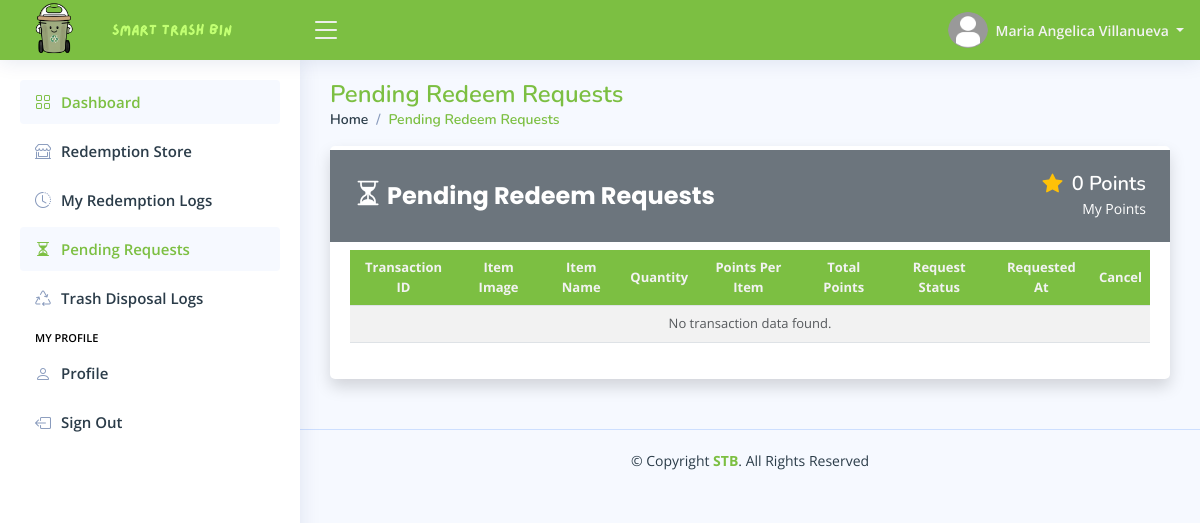
Screenshot of /pages/student/home.php?page=pending-requests (signed in) with the database file from the repository.
### tables this page shows
CREATE TABLE `student_profile_tbl` (
  `tbl_row_id` int(11) NOT NULL,
  `student_lrn` varchar(255) NOT NULL,
  `profile_picture` varchar(255) DEFAULT NULL,
  `date_of_birth` date NOT NULL,
  `gender` enum('Male','Female','Others') DEFAULT 'Others',
  `civil_status` enum('Single','Married','Divorced','Widowed') DEFAULT 'Single',
  `address` varchar(255) NOT NULL,
  `phone_number` varchar(50) NOT NULL,
  `facebook_link` varchar(255) NOT NULL,
  `updated_at` timestamp NOT NULL DEFAULT current_timestamp() ON UPDATE current_timestamp()
);

CREATE TABLE `student_accounts_tbl` (
  `tbl_row_id` int(11) NOT NULL,
  `student_lrn` varchar(255) NOT NULL,
  `student_rfid` varchar(255) DEFAULT NULL,
  `first_name` varchar(100) NOT NULL,
  `middle_name` varchar(100) DEFAULT NULL,
  `last_name` varchar(100) NOT NULL,
  `email_address` varchar(150) NOT NULL,
  `student_password` varchar(255) NOT NULL,
  `role` enum('Student') DEFAULT 'Student',
  `grade_level` enum('Grade 7','Grade 8','Grade 9','Grade 10','Grade 11','Grade 12') DEFAULT NULL,
  `student_points` int(11) NOT NULL DEFAULT 0,
  `reset_password_token` varchar(255) DEFAULT NULL,
  `password_token_expiry` datetime DEFAULT NULL,
  `locked_account` enum('Yes','No') DEFAULT 'No',
  `created_at` timestamp NOT NULL DEFAULT current_timestamp(),
  `updated_at` timestamp NOT NULL DEFAULT current_timestamp() ON UPDATE current_timestamp()
);

### pages/student/pages/pending-requests.php (the view, shortened to what this page needs)
<main id="main" class="main">
    <?php
        include_once "includes/pagetitle.php";
    ?>
    <section class="section">
        <div class="row">
            <div class="col-lg-12">
                <div class="card shadow">
                    <div class="d-flex justify-content-between align-items-center px-4 py-2 bg-secondary mb-2 mt-1">
                        <h5 class="card-title text-white custom-card-title fw-bold">
                            <i class="bi bi-hourglass-split fs-3"></i>
                            Pending Redeem Requests
                        </h5>
                        <div class="text-end text-white">
                            <h5 class="mb-0 fw-semibold">
                                <i class="bi bi-star-fill text-warning me-1"></i>
                                <?php echo $student_points ?? '0'; ?> Points
                            </h5>
                            <small class="text-white"> My Points </small>
                        </div>
                    </div>
                    <div class="card-body">
                        <div class="table-responsive">
                            <table class="table table-striped table-hover datatable custom-table">
                                <thead>
                                    <tr>
                                        <th scope="col"> Transaction ID </th>
                                        <th scope="col"> Item Image </th>
                                        <th scope="col"> Item Name </th>
                                        <th scope="col"> Quantity </th>
                                        <th scope="col"> Points Per Item </th>
                                        <th scope="col"> Total Points </th>
                                        <th scope="col"> Request Status </th>
                                        <th scope="col"> Requested At </th>
                                        <th scope="col"> Cancel </th>
                                    </tr>
                                </thead>
                                <tbody>
                                    <?php
                                    $fetch_pending_requests = $conn->prepare("SELECT
                                                                                tt.*,
                                                                                CONCAT(sa.first_name, ' ', sa.last_name) AS 'redeemed_by',
                                                                                rt.item_image,
                                                                                rt.item_name
                                                                            FROM transactions_tbl tt
                                                                            LEFT JOIN reward_items_tbl rt
                                                                            ON tt.item_redeemed = rt.item_id
                                                                            LEFT JOIN student_accounts_tbl sa
                                                                            ON tt.redeemed_by = sa.student_lrn
                                                                            WHERE tt.redeemed_by = :student_lrn AND tt.redeem_status = :redeem_status
                                                                            ORDER BY tt.requested_at DESC
                                                                            ");
                                    $fetch_pending_requests->execute([":student_lrn" => $student_lrn, ":redeem_status" => "Pending"]);
                                    if ($fetch_pending_requests->rowCount() > 0) {
                                        while ($transaction_data = $fetch_pending_requests->fetch()) {
                                            $item_image = $transaction_data["item_image"];
                                            if (empty($item_image) || !file_exists($item_file_path . $item_image)) {
                                                $item_image = "default-item.png";
                                            }
                                    ?>
                                            <tr>
                                                <td class="fw-bold">
                                                    <?php echo htmlspecialchars($transaction_data["transaction_id"]); ?>
                                                </td>
                                                <td>
                                                    <img
                                                        src="<?php echo htmlspecialchars($item_file_path . $item_image); ?>"
                                                        alt="Item Image"
                                                        class="rounded-circle"
                                                        width="40" height="40">
                                                </td>
                                                <td class="fw-bold">
                                                    <?php echo htmlspecialchars($transaction_data["item_name"]); ?>
                                                </td>
                                                <td class="fw-bold">
                                                    <?php echo htmlspecialchars($transaction_data["item_quantity"]); ?>
                                                </td>
                                                <td class="fw-bold">
                                                    <?php echo htmlspecialchars($transaction_data["points_per_item"]); ?>
                                                </td>
                                                <td class="fw-bold">
                                                    <?php echo htmlspecialchars($transaction_data["total_points"]); ?>
                                                </td>
                                                <td class="fw-bold">
                                                    <span class="badge bg-warning p-2">
                                                        <?php echo htmlspecialchars($transaction_data["redeem_status"]); ?>
                                                    </span>
                                                </td>
                                                <td class="fw-bold">
                                                    <?php echo htmlspecialchars(format_timestamp($transaction_data["requested_at"])); ?>
                                                </td>
                                                <td>
                                                    <form action="../../process/student/redeem-item.php" method="POST">
                                                        <input type="hidden" name="transaction-id" value="<?php echo htmlspecialchars(base64_encode($transaction_data["transaction_id"])); ?>">
                                                        <input type="hidden" name="cancel-request" value="1">
                                                        <button
                                                        type="submit"
                                                        class="btn btn-sm btn-danger"
                                                        title="Cancel Request"
                                                        onclick="return confirmDelete(event, this.form, '<?php echo htmlspecialchars($transaction_data['item_name']); ?>')"
                                                        >
                                                            <i class="bi bi-x-lg"></i>
                                                        </button>
                                                    </form>
                                                </td>
                                            </tr>
                                        <?php
                                        }
                                    } else {
                                        ?>
                                        <tr>
                                            <td colspan="9" class="text-center text-muted">
                                                No transaction data found.
                                            </td>
                                        </tr>
                                    <?php
                                    }
                                    ?>
                                </tbody>
                            </table>
                        </div>
                    </div>
                </div>
            </div>
        </div>
    </section>
</main>

### pages/student/includes/header.php (shortened to what this page needs)
<header id="header" class="header fixed-top d-flex align-items-center">
    <div class="d-flex align-items-center justify-content-between">
        <a href="home.php" class="logo d-flex align-items-center gap-0">
            <img src="../../assets/global/images/stb-logo.png" alt="Website Logo">
            <img src="../../assets/global/images/stb-name.png" alt="Website Logo">
        </a>
        <i class="bi bi-list toggle-sidebar-btn"></i>
    </div>
    <nav class="header-nav ms-auto">
        <ul class="d-flex align-items-center">
            <li class="nav-item dropdown pe-3">
                <a class="nav-link nav-profile d-flex align-items-center pe-0" href="#" data-bs-toggle="dropdown">
                    <img src="<?php echo htmlspecialchars($file_path . $profile_picture); ?>" alt="Profile Picture" class="rounded-circle" width="40" height="40">
                    <span class="d-none d-md-block dropdown-toggle ps-2"> <?php echo htmlspecialchars($first_name . " " . $last_name); ?> </span>
                </a>
            </li>
        </ul>
    </nav>
</header>

### assets/main/css/styles.css (style rules this page uses)
:root { scroll-behavior: smooth; }
body { font-family: "Open Sans", sans-serif; background: #f6f9ff; color: #444444; }
a { color: #4154f1; text-decoration: none; }
h1, h2, h3, h4, h5, h6 { font-family: "Nunito", sans-serif; }
#main { margin-top: 60px; padding: 20px 30px; transition: all 0.3s; }
.card { margin-bottom: 30px; border: none; border-radius: 5px; box-shadow: 0px 0 30px rgba(1, 41, 112, 0.1); }
.card-title { padding: 20px 0 15px 0; font-size: 18px; font-weight: 500; color: #2b3c49; font-family: "Poppins", sans-serif; }
.card-body { padding: 0 20px 20px 20px; }
.logo { line-height: 1; font-size: 2rem; color: #f2f2f2; font-weight: bold; }
@media (min-width: 1200px) { .logo { width: 280px; } }
.logo img { width: auto; max-height: 70px; margin: 12px 12px 12px 0; }
.header { transition: all 0.5s; z-index: 997; height: 60px; box-shadow: 0px 2px 20px rgba(1, 41, 112, 0.1); background-color: #7CBF42; padding-left: 20px; }
.header .toggle-sidebar-btn { font-size: 32px; padding-left: 10px; cursor: pointer; color: #f2f2f2; }
.header-nav ul { list-style: none; }
.header-nav>ul { margin: 0; padding: 0; }
.header-nav .nav-profile { color: #f2f2f2; }
.header-nav .nav-profile img { max-height: 36px; }
.header-nav .nav-profile span { font-size: 14px; font-weight: 600; }
@media (min-width: 1200px) { #main, #footer { margin-left: 300px; } }

### pages/student/home.php (style rules this page uses)
.custom-table { cursor: pointer; }
.custom-table thead tr th { text-align: center; }
.custom-table thead tr th, .custom-table tr td { text-align: center; vertical-align: middle !important; }
.custom-table tr th { background-color: #7CBF42; height: 50px; color: #f2f2f2; }
.custom-card-title { font-size: 24px; }
.custom-table tr th, .custom-table tr td { font-size: 13px; }

### rows the page displays
student_profile_tbl: student_accounts_tbl.first_name+last_name "Maria Angelica Villanueva", student_accounts_tbl.student_points "0"

### other values shown
$page_titles[$page_name] "Pending Redeem Requests"
